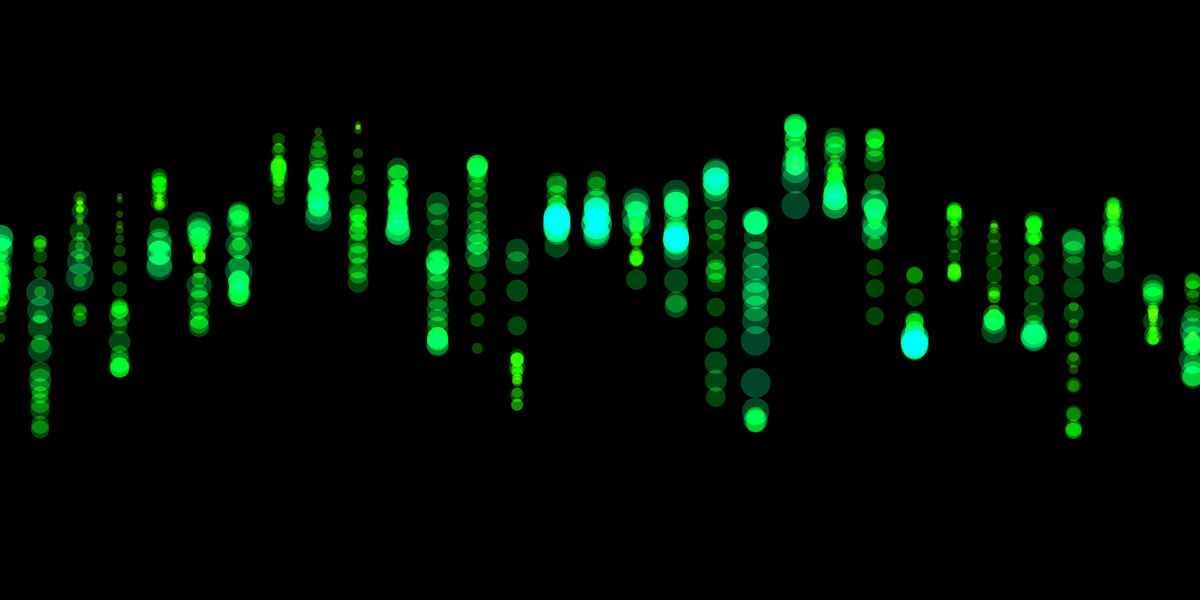
Frame 1 (no input)
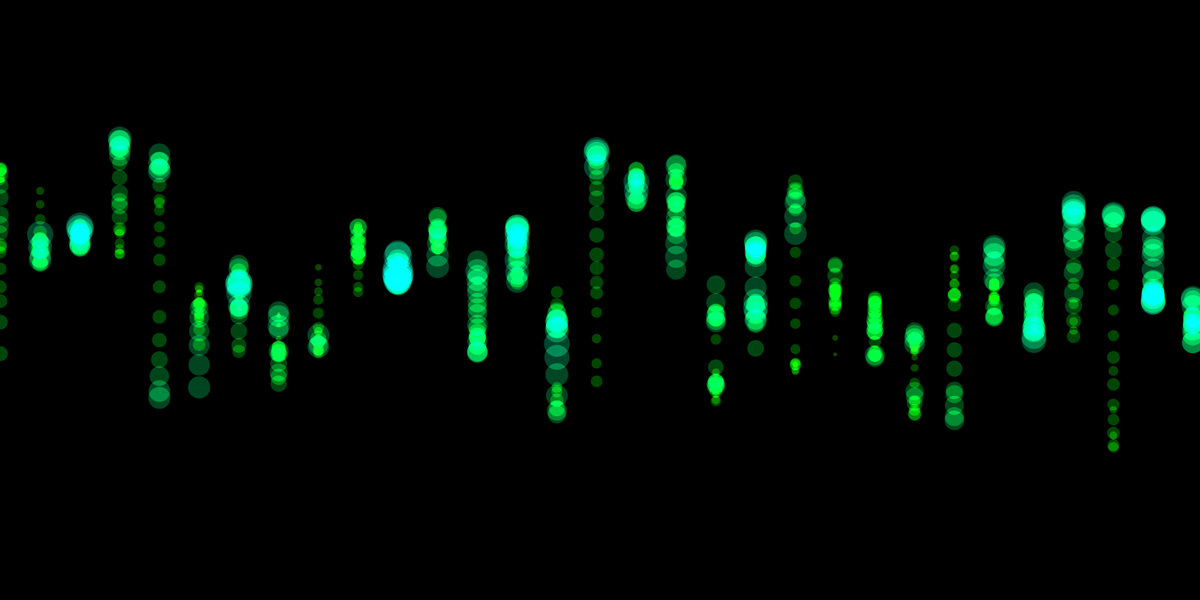
Frame 60 (the mouse pressed at the canvas centre just before this capture)
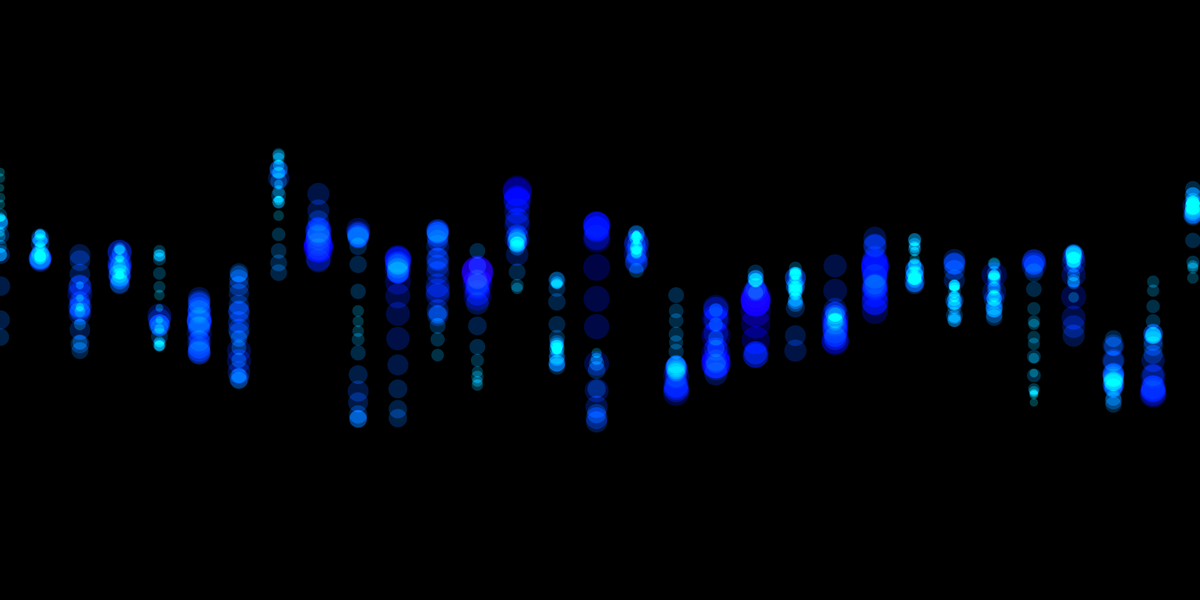
Frame 120 (the mouse held since frame 60 and released just before this capture)

The Processing sketch that drew these frames (run headless with seeded random() and noise(); from frame 60 on, the mouse is pressed at the canvas centre):

// Processing sketch: sketch_190822a
// ── sketch_190822a.pde
int xn = 30;
int pn = 20;
float amp = 600;

float seed_1 = 0;
float seed_2 = 0;
float seed_3 = 10;
float seed_4 = 10;
float seed_5 = 100;
float seed_6 = 100;


float y;
float x;

void setup() {
  size(1600, 800);
  noFill();
  frameRate(30);
  //noLoop(); 
  colorMode(HSB, 360, 100, 100);
  blendMode(ADD);
}
void draw() {
  background(360, 0, 0);
  stroke(0,0,30,50);
  seed_1 = 0;
  seed_3 = 0;
  for(float x = 0; x <= width; x += width/xn){
    //seed += 0.001;
     for(int p = 0; p < pn; p += 1){
       stroke(260*noise(seed_4) + 100*noise(seed_3, seed_4),100,100,70);
       strokeWeight(50*noise(seed_3, seed_4));
       seed_1 += 0.06;
       seed_3 += 0.1;
       y = amp*(noise(seed_1, seed_2) - 0.5) + height*0.5;
       //strokeWeight(10);
       point(x, y);
     }
  }
  
  seed_2 += 0.05;
  seed_4 += 0.05;
  /*
  if(frameCount < 300){
    save(String.format("%06d", frameCount) + ".png");
  }
  */
}



void keyPressed(){
  save("work.png");
}
